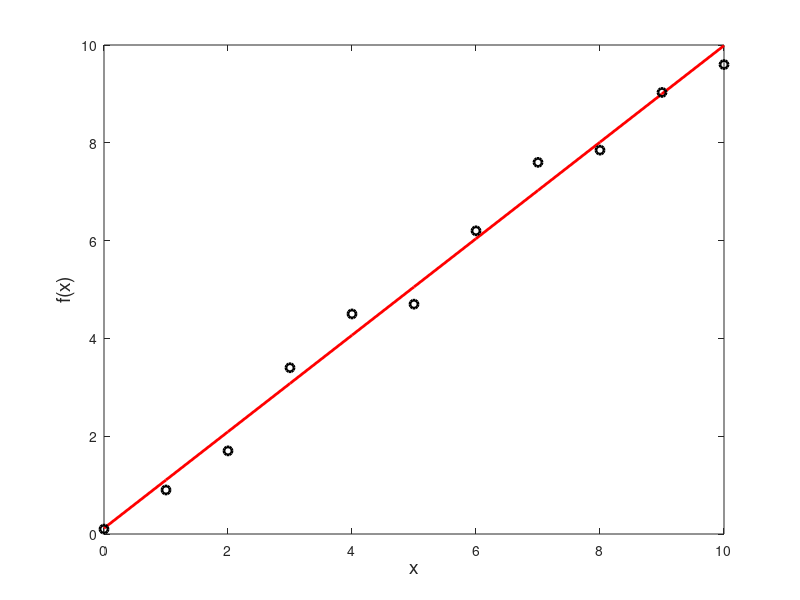

This chart was generated by the following MATLAB code:
%**************************************************************************
%*     Example 12.5                                                       *
%*     filename: ch12pr05.m                                               *
%*     program listing number: 12.5                                       *
%*                                                                        *
%*     This program interpolates 11-point data with the linear            *
%*     regression method.                                                 *
%*                                                                        *
%*     Programed by Ryoichi Kawai for Computational Physics Course.       *
%*     Last modification:  02/25/2017.                                    *
%**************************************************************************
clear all;

% Data set (no error bar)
x=[0.0,1.0,2.0,3.0,4.0,5.0,6.0,7.0,8.0,9.0,10.];
y=[0.1,0.90,1.7,3.4,4.5,4.7,6.2,7.6,7.85,9.03,9.6];
N=size(y,2);

% Linear regression
F=sum(y);
X=sum(x);
X2=sum(x.^2);
XF=sum(x.*y);
b=(F*X2-X*XF)/(N*X2-X^2);
a=(N*XF-X*F)/(N*X2-X^2);

% fitted curve
f=a*x+b;

p=plot(x,f);
set(p,'linewidth',2,'color','red')
hold on
r=plot(x,y,'o');
set(r,'linewidth',2,'color','black')
xlabel('x','fontsize',14)
ylabel('f(x)','fontsize',14)
hold off
